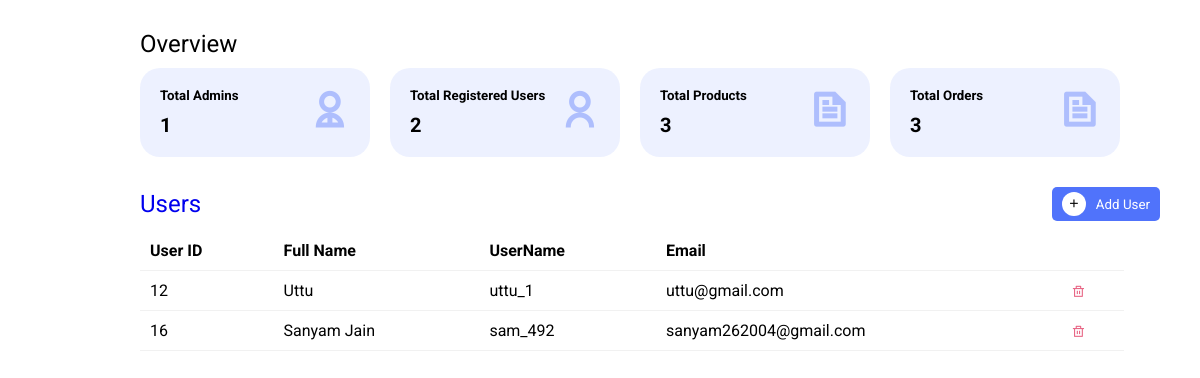
The page /Admin/user-details/userDetails.php (signed in) on the database its author committed.
### tables this page shows
CREATE TABLE `users` (
  `id` int(11) NOT NULL,
  `username` varchar(255) NOT NULL,
  `email` varchar(255) NOT NULL,
  `password` varchar(255) NOT NULL,
  `reset_token` varchar(255) DEFAULT NULL,
  `token_expiry` datetime DEFAULT NULL,
  `fullName` varchar(500) DEFAULT NULL
);

### Admin/user-details/userDetails.php (the view, shortened to what this page needs)
<?php
$host = "localhost";
$user = "root";
$pass = "";
$db = "acmegrade";
$conn = new mysqli($host, $user, $pass, $db);
?>
<!DOCTYPE html>
<html lang="en">
<head>
  <link href="https://cdnjs.cloudflare.com/ajax/libs/remixicon/4.2.0/remixicon.css" rel="stylesheet">
  <link rel="stylesheet" href="../css/style.css">
</head>
<body>
    <section class="main">
    <div class="main--content">
        <div class="overview">
                <div class="title">
                    <h2 class="section--title">Overview</h2>
                </div>
                <div class="cards">
                    <div class="card card-1">
                        <?php
                        $query1=mysqli_query($conn,"SELECT * from admin");
                        $admins = mysqli_num_rows($query1);
                        ?>
                        <div class="card--data">
                            <div class="card--content">
                                <h5 class="card--title">Total Admins</h5>
                                <h1><?php echo $admins;?></h1>
                            </div>
                            <i class="ri-user-2-line card--icon--lg"></i>
                        </div>
                    </div>
                    <div class="card card-1">
                        <?php
                        $query1=mysqli_query($conn,"SELECT * from users");
                        $users = mysqli_num_rows($query1);
                        ?>
                        <div class="card--data">
                            <div class="card--content">
                                <h5 class="card--title">Total Registered Users</h5>
                                <h1><?php echo $users;?></h1>
                            </div>
                            <i class="ri-user-line card--icon--lg"></i>
                        </div>
                    </div>
                    <div class="card card-1">
                        <?php
                        $query1=mysqli_query($conn,"SELECT * from products");
                        $totalProducts = mysqli_num_rows($query1);
                        ?>
                        <div class="card--data">
                            <div class="card--content">
                                <h5 class="card--title">Total Products</h5>
                                <h1><?php echo $totalProducts;?></h1>
                            </div>
                            <i class="ri-file-text-line card--icon--lg"></i>
                        </div>
                    </div>
                    <div class="card card-1">
                        <?php
                        $query1=mysqli_query($conn,"SELECT * from orders");
                        $totalOrders = mysqli_num_rows($query1);
                        ?>
                        <div class="card--data">
                            <div class="card--content">
                                <h5 class="card--title">Total Orders</h5>
                                <h1><?php echo $totalOrders;?></h1>
                            </div>
                            <i class="ri-file-text-line card--icon--lg"></i>
                        </div>
                    </div>
                </div>
            </div>
            <div class="table-container">
            <a href="createUser.php" style="text-decoration:none;"> <div class="title">
                    <h2 class="section--title">Users</h2>
                    <button class="add"><i class="ri-add-line"></i>Add User</button>
                </div>
            </a>
                <div class="table">
                    <table>
                        <thead >
                            <tr>
                            <th>User ID</th>
                            <th>Full Name</th>
                            <th>UserName</th>
                            <th>Email</th>
                            </tr>
                        </thead>
                        <tbody>
                        <?php
                        $sql = "SELECT * FROM users";
                        $result = $conn->query($sql);
                        if ($result->num_rows > 0) {
                        while ($row = $result->fetch_assoc()) {
                            echo "<tr>";
                            echo "<td>" . htmlspecialchars($row['id']) . "</td>";
                            echo "<td>" . htmlspecialchars($row['fullName'] ?? '') . "</td>";
                            echo "<td>" . htmlspecialchars($row['username']) . "</td>";
                            echo "<td>" . htmlspecialchars($row['email']) . "</td>";
                            echo '<form action="deleteUser.php" method="POST" style="display:inline;" onsubmit="return confirm(\'Are you sure you want to delete this User?\');">';
                            echo '<td><button type="submit" style="border:none; background:none; padding:0;">';
                            echo "<i class='ri-delete-bin-line delete' style='cursor: pointer;'></i></td>";
                            echo "</form>";
                            echo "</tr>";
                        }
                    } else {
                        echo "<tr><td colspan='6'>No records found</td></tr>";
                    }
                    ?>
                        </tbody>
                    </table>
                </div>
    </section>
</body>
</html>

### Admin/css/style.css (style rules this page uses)
* { margin: 0; padding: 0; box-sizing: border-box; font-family: 'Roboto', sans-serif; }
body { position: relative; width: 100%; }
.main { position: relative; width: 100%; min-height: calc(100vh - 60px); }
a { text-decoration: none; }
thead { position:sticky; top:0; background-color:white; padding:20px; }
.main--content { position: absolute; top: 0; right: 0; height: 100%; width: calc(100% - 300px); padding: 0 40px; transition: .3s; }
.title { display: flex; align-items: center; justify-content: space-between; margin-bottom: 10px; margin-top: 30px; }
.section--title { position: relative; font-weight: 400; right: 200px; }
.cards { display: flex; position: relative; width: fit-content; right: 200px; gap: 20px; }
.card { padding: 20px; border-radius: 20px; min-width: 230px; height: auto; transition: .3s; }
.card--data { display: flex; align-items: flex-start; justify-content: space-between; }
.card h1 { font-size: 20px; margin-top: 10px; }
.card--icon--lg { font-size: 40px; color:black; font-weight:bold; }
.card-1 { background-color: rgba(80, 115, 251, .1); }
.card-1 .card--title { color: black; }
.card-1 .card--icon--lg { color: rgba(80, 115, 251, .4); }
.add { display: flex; align-items: center; padding: 5px 10px; outline: none; border: none; background-color: #5073fb; color: #fff; border-radius: 5px; cursor: pointer; transition: .3s; }
.add i { margin-right: 10px; padding: 5px; background-color: #fff; border-radius: 50%; color: #000; }
.table-container { margin-bottom: 20px; }
.table { position: relative; right: 200px; width: 120%; height: 300px; overflow-y: scroll; }
table { width: 100%; text-align: left; border-collapse: collapse; }
tr { border-bottom: 1px solid #f1f1f1; }
td, th { padding-block: 10px; padding:10px; }
.delete { color: #e86786; }
@media screen and (max-width:1350px) { .cards, .rooms--cards { overflow-x: hidden; } }

### rows shown on the page
users: id "12", fullName "Uttu", username "uttu_1", email "uttu@gmail.com"
users: id "16", fullName "Sanyam Jain", username "sam_492", email "sanyam262004@gmail.com"

### other values the page prints
$admins "1"
$users "2"
$totalProducts "3"
$totalOrders "3"
